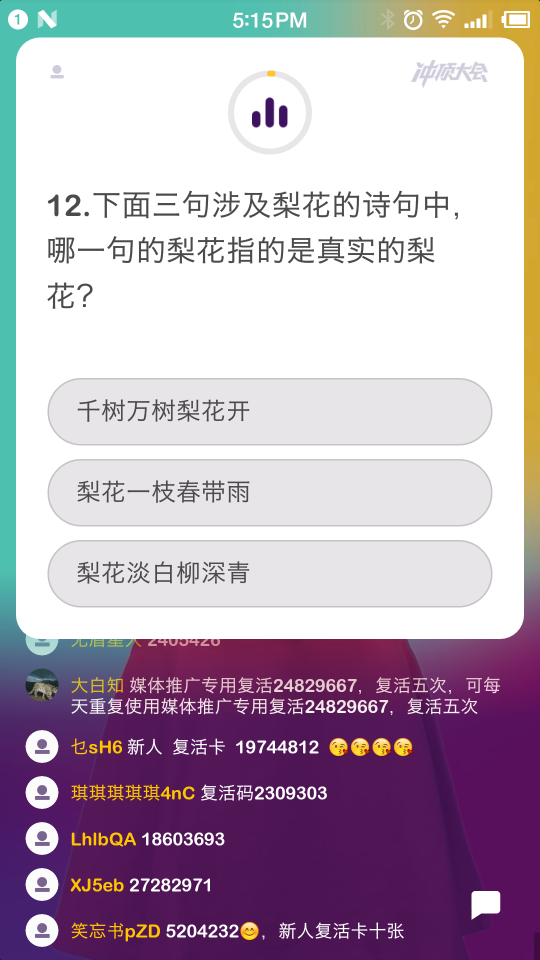
#> input picture screenshot.png, 1080 x 1920 px, found by its file name (shown at 1/2 size)
$ python GetTitleTessAndroid.py
#> lines starting #> are read from the running program, lines starting #| are printed output that depends on the picture
# -*- coding: utf-8 -*-

# @Author  : Skye
# @Time    : 2018/1/8 20:38
# @desc    : 答题闯关辅助，截屏 ，OCR 识别，百度搜索


from PIL import Image
import os
import pytesseract
import webbrowser
import subprocess
import numpy as np


def pull_screenshot():
    os.system('adb shell screencap -p /sdcard/screenshot.png')
    os.system('adb pull /sdcard/screenshot.png .')
    # 删除原有截图
    os.system("adb shell rm /sdcard/screenshot.png")


# 截图已存在则删除，增加容错
if os.path.isfile('screenshot.png'):
    try:
        os.remove('screenshot.png')
    except Exception:
        pass

pull_screenshot()
img = Image.open("./screenshot.png")
#> img is the input picture: PIL image 1080x1920 RGBA; mean R, G, B, A 186, 171.1, 186.3, 255

# 切割题目位置，左上角坐标和右下角坐标,自行测试分辨率
question = img.crop((50, 350, 1000, 560)) # 坚果 pro1
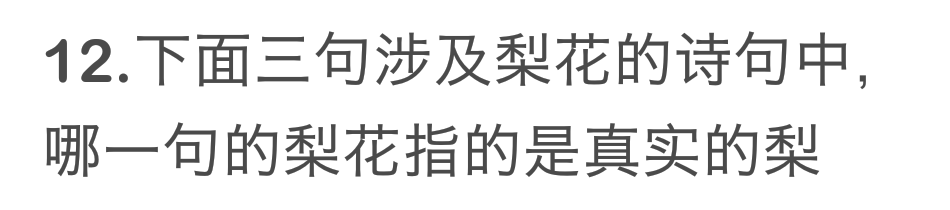
#> question: PIL image 950x210 RGBA; mean R, G, B, A 233.2, 233.2, 233.2, 255
choices = img.crop((75, 535, 990, 1150))
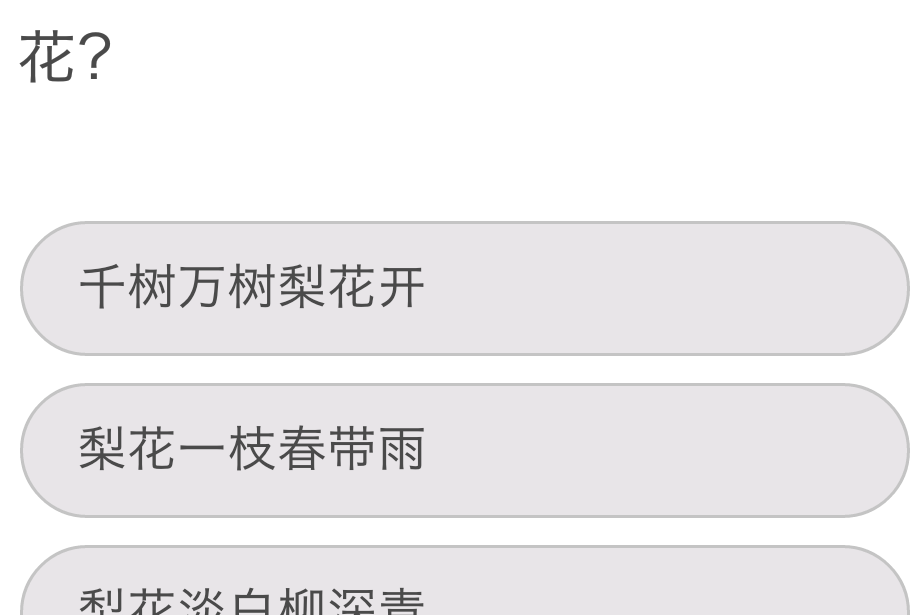
#> choices: PIL image 915x615 RGBA; mean R, G, B, A 238.6, 237.2, 238.6, 255

#region = img.crop((75, 315, 1167, 789)) # iPhone 7P

# tesseract 路径
pytesseract.pytesseract.tesseract_cmd = 'C:\\Program Files (x86)\\Tesseract-OCR\\tesseract'
# 语言包目录
tessdata_dir_config = '--tessdata-dir "C:\\Program Files (x86)\\Tesseract-OCR\\tessdata"'

# lang 指定中文简体
#> (the run stopped early here; a loop or call above may not have finished)
